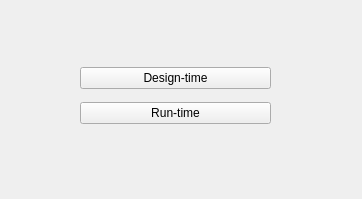
<?xml version="1.0" encoding="UTF-8"?>
<ui version="4.0">
 <class>MainWindow</class>
 <widget class="QMainWindow" name="MainWindow">
  <property name="geometry">
   <rect>
    <x>0</x>
    <y>0</y>
    <width>362</width>
    <height>199</height>
   </rect>
  </property>
  <property name="windowTitle">
   <string>Lab_2</string>
  </property>
  <widget class="QWidget" name="centralwidget">
   <property name="toolTip">
    <string>&lt;html&gt;&lt;head/&gt;&lt;body&gt;&lt;p align=&quot;center&quot;&gt;&lt;br/&gt;&lt;/p&gt;&lt;/body&gt;&lt;/html&gt;</string>
   </property>
   <property name="whatsThis">
    <string>&lt;html&gt;&lt;head/&gt;&lt;body&gt;&lt;p align=&quot;center&quot;&gt;&lt;br/&gt;&lt;/p&gt;&lt;/body&gt;&lt;/html&gt;</string>
   </property>
   <widget class="QWidget" name="verticalLayoutWidget">
    <property name="geometry">
     <rect>
      <x>80</x>
      <y>60</y>
      <width>191</width>
      <height>71</height>
     </rect>
    </property>
    <layout class="QVBoxLayout" name="verticalLayout">
     <item>
      <widget class="QPushButton" name="pushButton">
       <property name="enabled">
        <bool>true</bool>
       </property>
       <property name="text">
        <string>Design-time</string>
       </property>
      </widget>
     </item>
     <item>
      <widget class="QPushButton" name="pushButton_2">
       <property name="text">
        <string>Run-time</string>
       </property>
      </widget>
     </item>
    </layout>
   </widget>
  </widget>
  <widget class="QMenuBar" name="menubar">
   <property name="geometry">
    <rect>
     <x>0</x>
     <y>0</y>
     <width>362</width>
     <height>22</height>
    </rect>
   </property>
  </widget>
 </widget>
 <resources/>
 <connections/>
</ui>
